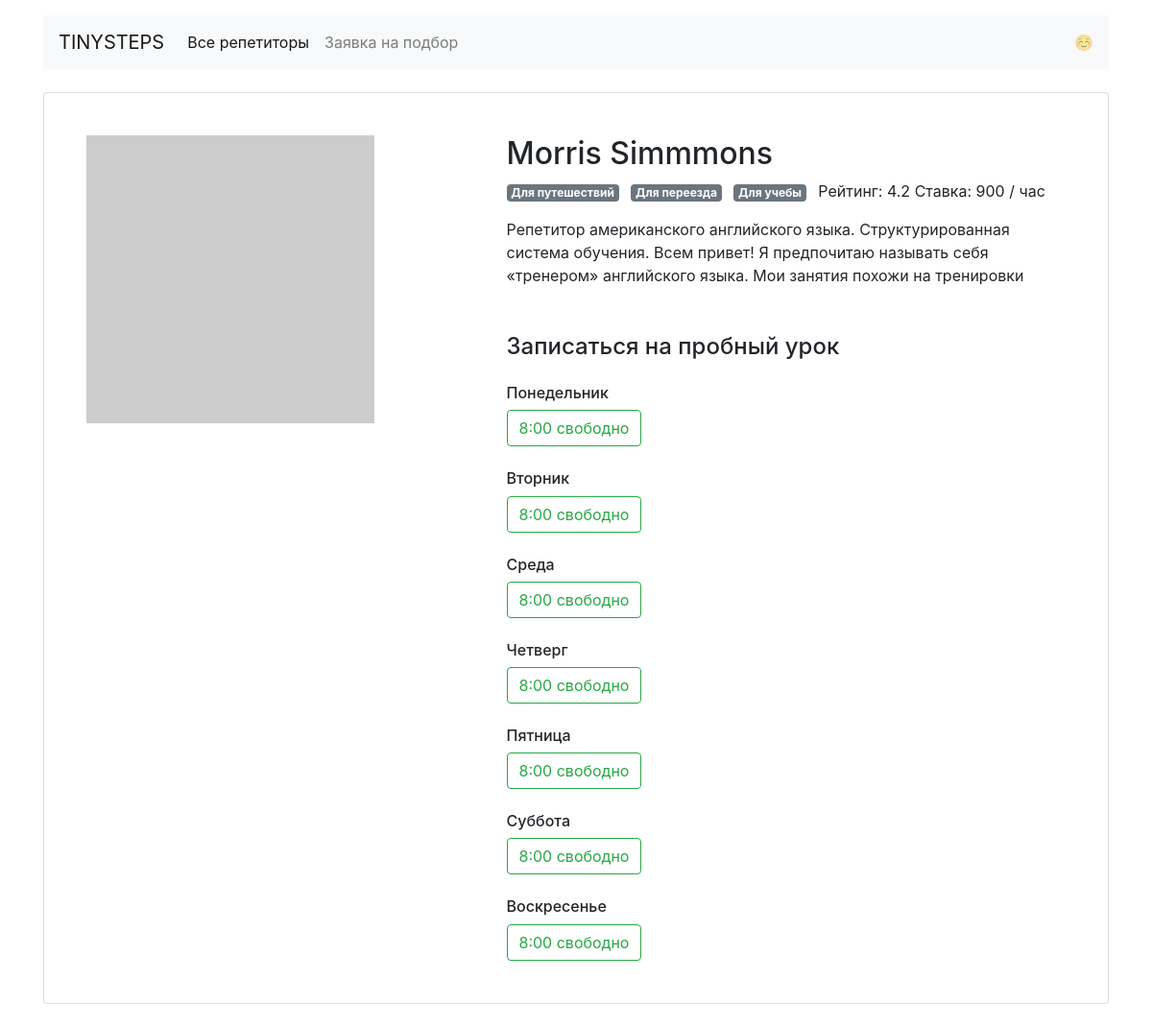
The app's page /profiles/1/ with its own data.
### app.py (models this page shows)
class Teacher(db.Model):
    __tablename__ = 'teachers'
    id = db.Column(db.Integer, primary_key=True)
    name = db.Column(db.String, nullable=False)
    about = db.Column(db.String, nullable=False)
    rating = db.Column(db.Float, nullable=False)
    picture = db.Column(db.String, nullable=False)
    price = db.Column(db.Integer, nullable=False)
    goals = db.Column(db.String, nullable=False)
    free = db.Column(db.String, nullable=False)
    bookings = db.relationship("Booking", back_populates="teacher")

### app.py (the view)
@app.route('/profiles/<id_teacher>/')
def teach_r(id_teacher):
    teach = db.session.query(Teacher).filter(Teacher.id == int(id_teacher)).first()
    if teach == None:
            abort(404)
    free = json.loads(teach.free)
    teach.free = free
    teach.goals = json.loads(teach.goals)
    return render_template('profile.html', id_teach=id_teacher, data_teach=teach,
                           data_goals=goals, days=day_dict)

### templates/profile.html (shortened to what this page needs)
<!DOCTYPE html>
<html lang="ru">
<head>
  <link rel="stylesheet" href="https://stackpath.bootstrapcdn.com/bootstrap/4.3.1/css/bootstrap.min.css">
</head>
<body>
  <header class="container mt-3">
    <nav class="navbar navbar-expand-lg navbar-light bg-light">
      <a class="navbar-brand" href="#">TINYSTEPS</a>
      <div class="collapse navbar-collapse" id="navbarNav">
        <ul class="navbar-nav">
          <li class="nav-item active">
            <a class="nav-link" href="/">Все репетиторы</a>
          </li>
          <li class="nav-item">
            <a class="nav-link" href="/request">Заявка на подбор</a>
          </li>
        </ul>
      </div>
      <span class="navbar-text d-sm-none d-lg-block">
        ☺️
      </span>
    </nav>
  </header>
  <main class="container mt-3">
    <div class="card my-4 mx-auto">
      <div class="card-body m-2 m-md-4">
        <article class="row">
          <div class="col-5"><img src={{ data_teach.picture }} class="img-fluid" alt=""></div>
          <div class="col-7">
            <section class="teacher=info">
              <h1 class="h2">{{ data_teach.name }}</h1>
              <p>
              {% for item in data_teach.goals %}
                <span class="badge badge-secondary mr-2">{{ data_goals[item] }}</span>
              {% endfor %}
              Рейтинг: {{ data_teach.rating }} Ставка: {{ data_teach.price }} / час</p>
              <p>{{ data_teach.about }}</p>
            </section>
            <section class="available">
              <h4 class="mb-4 mt-5">Записаться на пробный урок</h4>
                {% for day in data_teach.free %}
                  {% set free = [] %}
                  <h6 class="mt-4">{{ days[day] }}</h6>
                  {% for k,v in data_teach.free[day].items() %}
                    {% if v == True %}
                      <a href='/booking/{{ id_teach }}/{{ day }}/{{ k[0: k.find(":")].zfill(2) }}/' class="btn btn-outline-success mr-2"> {{k}} свободно</a> {% if free.append(1) %} {% endif %}{% endif %}
                  {% endfor %}
                {% endfor %}
            </section>
          </div>
        </article>
      </div>
    </div>
  </main>
</body>
</html>

### records on screen
Teacher: name "Morris Simmmons", rating "4.2", price "900", about "Репетитор американского английского языка. Структурированная система обучения. Всем привет! Я предпочитаю называть себя «тренером» английского языка. Мои занятия похожи на тренировки"

### other values on screen
{{ data_goals[item] }} "Для путешествий" "Для переезда" "Для учебы"
{{ days[day] }} "Понедельник" "Вторник" "Среда" "Четверг" "Пятница" "Суббота" "Воскресенье"
{{ k }} "8:00" "8:00" "8:00" "8:00" "8:00" "8:00" "8:00"
